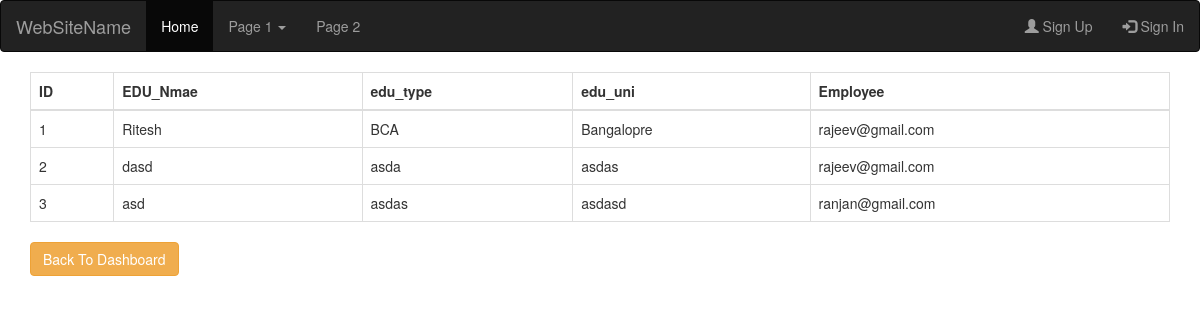
Screenshot of /crud/edu_index with the database file from the repository.
### crud/models.py (models this page shows, shortened)
class Education(models.Model):
    employee = models.ForeignKey(Employee, on_delete=models.PROTECT)
    edu_name = models.CharField(max_length=50)
    edu_type = models.CharField(max_length=50)
    edu_uni = models.CharField(max_length=50)

class Employee(models.Model):
    emp_name = models.CharField(max_length=100)
    emp_email = models.CharField(max_length=100, unique=True)
    address = models.CharField(max_length=250, default=None)
    phone = models.CharField(max_length=50, default=None)
    class Meta:
        db_table = 'employee'

### crud/views.py (the view)
def index2(request):
    resultSet = Education.objects.all()
    return render(request, 'crud/edu_index.html', {'data': resultSet})

### crud/templates/crud/edu_index.html (shortened to what this page needs)
{% extends 'layout.html' %}
{% block content %}
<table class="table table-bordered">
    <thead>
    <tr>
        <th>ID</th>
        <th>EDU_Nmae</th>
        <th>edu_type</th>
        <th>edu_uni</th>
        <th>Employee</th>
    </tr>
    </thead>
    <tbody>
    {% for row in data %}
    <tr>
        <td>{{ row.id }}</td>
        <td>{{ row.edu_name }}</td>
        <td>{{ row.edu_type }}</td>
        <td>{{ row.edu_uni }}</td>
        <td>{{ row.employee.emp_email }}</td>
    </tr>
    {% endfor %}
    </tbody>
</table>
<a class="btn btn-warning" href="/sites/signin">Back To Dashboard</a>
{% endblock %}

### rows the page displays
Education: id "1", edu_name "Ritesh", edu_type "BCA", edu_uni "Bangalopre", employee.emp_email "rajeev@gmail.com"
Education: id "2", edu_name "dasd", edu_type "asda", edu_uni "asdas", employee.emp_email "rajeev@gmail.com"
Education: id "3", edu_name "asd", edu_type "asdas", edu_uni "asdasd", employee.emp_email "ranjan@gmail.com"
